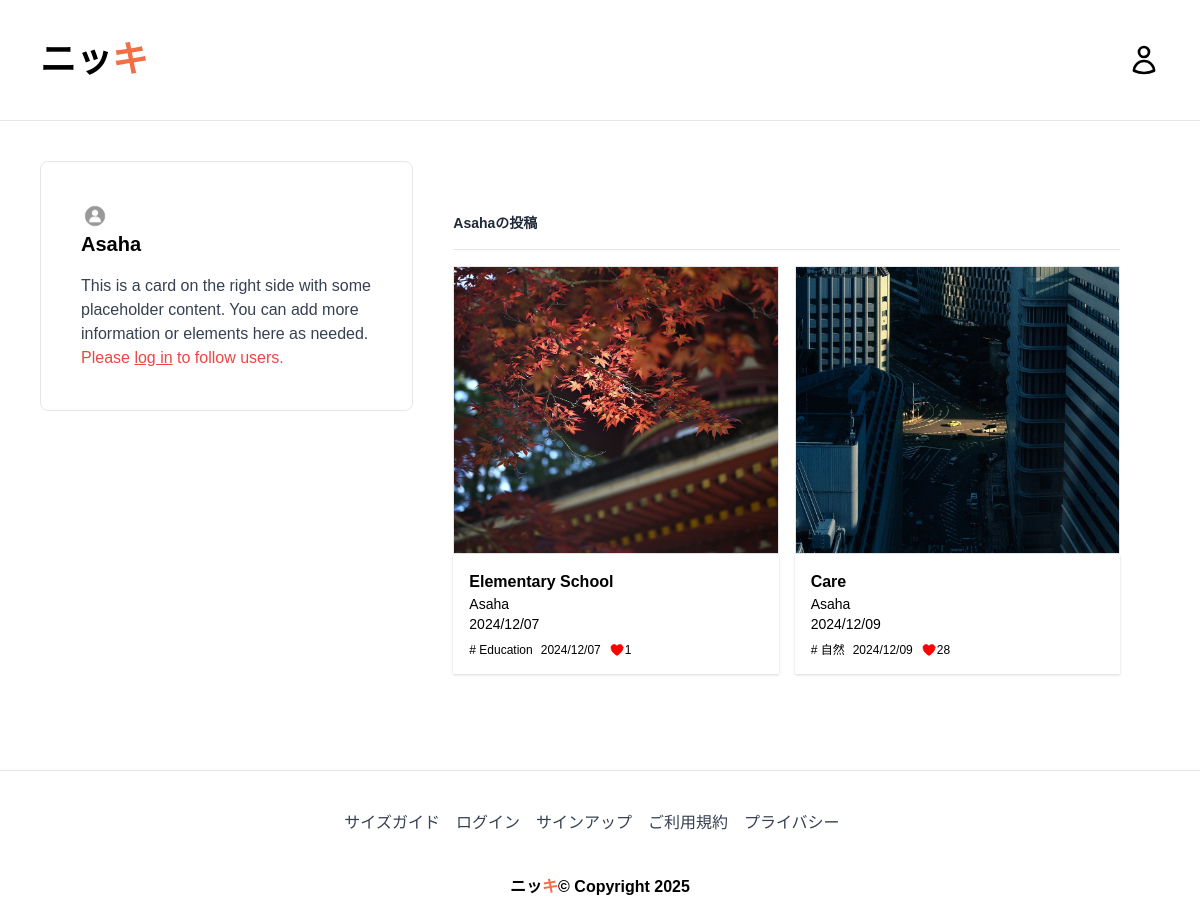
Page /post/blog/author/Asaha/ on the committed database.
### myapp/models.py (models this page shows, shortened)
class Post(models.Model):
    postname = models.CharField(max_length=600)
    category = models.CharField(max_length=600)
    image = models.ImageField(upload_to='images/posts', blank=True, null=True)
    content = models.CharField(max_length=100000)
    time = models.CharField(default=time, max_length=100, blank=True)
    likes = models.IntegerField(null=True, blank=True, default=0)
    user = models.ForeignKey(User, on_delete=models.CASCADE)

### myapp/views.py (the view)
# urls.py: path("blog", views.blog, name="blog"),
def blog(request, author_username=None):
    if author_username:
        author = get_object_or_404(User, username=author_username)
        posts = Post.objects.filter(user=author).order_by("id").reverse()
    else:
        posts = Post.objects.all().order_by("id").reverse()
    top_posts = Post.objects.all().order_by("-likes")
    recent_posts = Post.objects.all().order_by("-id")
    return render(request, "blog.html", {
        'posts': posts,
        'top_posts': top_posts,
        'recent_posts': recent_posts,
        'user': request.user,
        'media_url': settings.MEDIA_URL,
        'author': author if author_username else None
    })

### templates/blog.html (shortened to what this page needs)
{% load static %}
<!DOCTYPE html>
<html lang="ja">
<head>
    <link href="https://cdn.jsdelivr.net/npm/tailwindcss@2.2.19/dist/tailwind.min.css" rel="stylesheet">
</head>
<body>
{%include 'header.html'%}
{% if author %}
<section class="grid-system my-10">
    <div class="flex flex-wrap mx-10">
        <div class="bg-white rounded-lg p-10 lg:w-1/3 border h-1/3">
            <img src="{% static 'assets/images/user.png' %}" class="rounded-full h-7 w-7" alt="User Profile Image">
            <h3 class="text-xl font-semibold mb-4">{{ author.username }}</h3>
            <p class="text-gray-700">This is a card on the right side with some placeholder content. You can add more
                information or elements here as needed.</p>
            {% if request.user.is_authenticated %}
            {% if user in request.user.following.all %}
            <form method="post" action="{% url 'unfollow' user.id %}">
                {% csrf_token %}
                <button type="submit" class="bg-red-500 text-white px-4 py-2 rounded mt-2">Unfollow</button>
            </form>
            {% else %}
            <form method="post" action="{% url 'follow' user.id %}">
                <button type="submit" class="bg-blue-500 text-white px-4 py-2 rounded mt-2">Follow</button>
            </form>
            {% endif %}
            {% else %}
            <p class="text-red-500">Please <a href="{% url 'signin' %}" class="underline">log in</a> to follow users.
            </p>
            {% endif %}
        </div>
        <div class="bg-white rounded-lg p-10 lg:w-2/3">
            <div class="card-block"><p class="text-sm font-bold pt-3 text-gray-800">{{author}}の投稿</p>
                <hr class="my-4">
                <div class="grid grid-cols-1 lg:grid-cols-2 gap-4 items-center justify-center">
                    {% for post in posts %}
                    <div class="col mb-4">
                        <img src="{{ media_url }}{{ post.image }}" alt="" class="w-full h-72 object-cover border">
                        <div class="p-4 shadow">
                            <a href="{% url 'post' post.id %}" class="font-bold">{{ post.postname }}</a>
                            <h5 class="text-sm">{{ post.user.username }}</h5>
                            <h5 class="text-sm">{{ post.time }}</h5>
                            <div class="flex items-center mt-2"><span class="text-xs mr-2"># {{ post.category }}</span>
                                <p class="text-xs mr-2">{{ post.time }}</p>
                                <span class="text-xs">{{ post.likes }}</span></div>
                        </div>
                    </div>
                    {% endfor %}
                </div>
            </div>
        </div>
    </div>
</section>
{% endif %}
{% include 'footer.html' %}
</body>
</html>

### templates/blog.html (style rules this page uses)
body { font-family:"ＭＳ Ｐゴシック",sans-serif; }

### rows in the picture
Post: image (picture), postname "Elementary School", user.username "Asaha", time "2024/12/07", category "Education", likes "1"
Post: image (picture), postname "Care", user.username "Asaha", time "2024/12/09", category "自然", likes "28"

### other values in the picture
{{ author.username }} "Asaha"
{{ author }} "Asaha"
